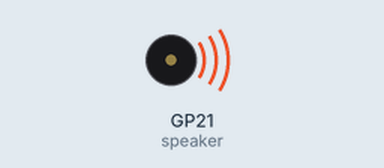
The program below on a simulated Raspberry Pi Pico running MicroPython. Parts: buzzer (waves = sounding). At 45.0 s the program stops and its outputs stay as they are.

Above: at 0.7 s.
At 7.45 s:
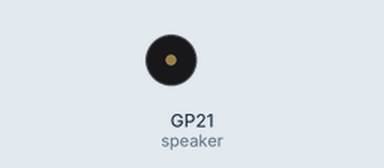
Timing chart, 0 to 8.6 s (numbered marks = the images above):
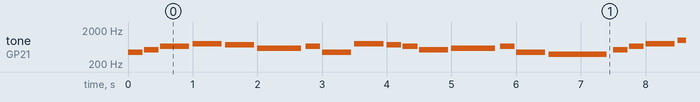

Measured:
- by itself, tone on GP21 (speaker): plays 440 Hz for 0.23 s, 523 Hz for 0.23 s, 659 Hz for 0.45 s, 784 Hz for 0.45 s, 740 Hz for 0.45 s, 587 Hz for 0.68 s … (96 notes in this stretch)

The program:

24_gpt_tone.py
```python
from picozero import Speaker
speaker = Speaker(21)
t = 60 / 120  # 每分鐘 120 拍

zelda_botw_full_theme = [
    # 第 1-4 小節
    ['a4', t / 2], ['c5', t / 2], ['e5', t], ['g5', t],
    ['f#5', t], ['d5', t * 1.5], ['e5', t / 2], ['a4', t],
    ['g5', t], ['f#5', t / 2], ['e5', t / 2], ['c5', t],
    ['d5', t * 1.5], ['e5', t / 2], ['a4', t], ['g4', t * 2],

    # 第 5-8 小節
    ['c5', t / 2], ['e5', t / 2], ['g5', t], ['b5', t],
    ['a5', t], ['f#5', t * 1.5], ['g5', t / 2], ['c5', t],
    ['b5', t], ['a5', t / 2], ['g5', t / 2], ['e5', t],
    ['f#5', t * 1.5], ['g5', t / 2], ['c5', t], ['b4', t * 2],

    # 第 9-12 小節
    ['d5', t], ['a4', t / 2], ['b4', t / 2], ['e5', t],
    ['g5', t], ['f#5', t * 1.5], ['e5', t / 2], ['a4', t],
    ['g5', t], ['e5', t / 2], ['d5', t / 2], ['c5', t],
    ['b4', t * 1.5], ['c5', t / 2], ['a4', t], ['g4', t * 2],

    # 第 13-16 小節
    ['e5', t / 2], ['g5', t / 2], ['b5', t], ['a5', t],
    ['c6', t], ['a5', t * 1.5], ['g5', t / 2], ['f#5', t],
    ['e5', t], ['d5', t / 2], ['c5', t / 2], ['b4', t],
    ['a4', t * 1.5], ['g4', t / 2], ['e5', t], ['d5', t * 2],

    # 第 17-20 小節
    ['g5', t], ['a5', t / 2], ['f#5', t / 2], ['d5', t],
    ['e5', t], ['c5', t * 1.5], ['a4', t / 2], ['g4', t],
    ['f#5', t], ['e5', t / 2], ['d5', t / 2], ['c5', t],
    ['b4', t * 1.5], ['c5', t / 2], ['a4', t], ['g4', t * 2],

    # 第 21-24 小節
    ['c5', t / 2], ['e5', t / 2], ['g5', t], ['b5', t],
    ['a5', t], ['f#5', t * 1.5], ['g5', t / 2], ['c5', t],
    ['b5', t], ['a5', t / 2], ['g5', t / 2], ['e5', t],
    ['f#5', t * 1.5], ['g5', t / 2], ['c5', t], ['b4', t * 2]
]


speaker.play(zelda_botw_full_theme)

speaker.off()
```
